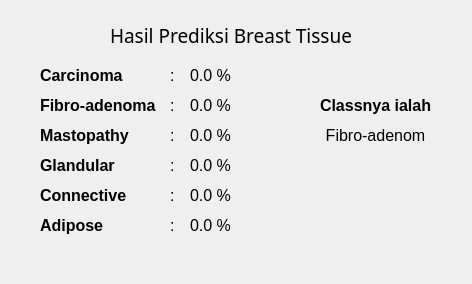
<?xml version="1.0" encoding="UTF-8"?>
<ui version="4.0">
 <class>Dialog</class>
 <widget class="QDialog" name="Dialog">
  <property name="geometry">
   <rect>
    <x>0</x>
    <y>0</y>
    <width>472</width>
    <height>284</height>
   </rect>
  </property>
  <property name="windowTitle">
   <string>Dialog</string>
  </property>
  <widget class="QLabel" name="label">
   <property name="geometry">
    <rect>
     <x>40</x>
     <y>60</y>
     <width>101</width>
     <height>31</height>
    </rect>
   </property>
   <property name="font">
    <font>
     <pointsize>12</pointsize>
     <weight>75</weight>
     <bold>true</bold>
    </font>
   </property>
   <property name="text">
    <string>Carcinoma</string>
   </property>
  </widget>
  <widget class="QLabel" name="label_10">
   <property name="geometry">
    <rect>
     <x>110</x>
     <y>20</y>
     <width>281</width>
     <height>31</height>
    </rect>
   </property>
   <property name="font">
    <font>
     <family>Kristen ITC</family>
     <pointsize>14</pointsize>
    </font>
   </property>
   <property name="text">
    <string>Hasil Prediksi Breast Tissue</string>
   </property>
  </widget>
  <widget class="QLabel" name="label_2">
   <property name="geometry">
    <rect>
     <x>40</x>
     <y>90</y>
     <width>131</width>
     <height>31</height>
    </rect>
   </property>
   <property name="font">
    <font>
     <pointsize>12</pointsize>
     <weight>75</weight>
     <bold>true</bold>
    </font>
   </property>
   <property name="text">
    <string>Fibro-adenoma</string>
   </property>
  </widget>
  <widget class="QLabel" name="label_3">
   <property name="geometry">
    <rect>
     <x>40</x>
     <y>120</y>
     <width>111</width>
     <height>31</height>
    </rect>
   </property>
   <property name="font">
    <font>
     <pointsize>12</pointsize>
     <weight>75</weight>
     <bold>true</bold>
    </font>
   </property>
   <property name="text">
    <string>Mastopathy</string>
   </property>
  </widget>
  <widget class="QLabel" name="label_4">
   <property name="geometry">
    <rect>
     <x>40</x>
     <y>150</y>
     <width>111</width>
     <height>31</height>
    </rect>
   </property>
   <property name="font">
    <font>
     <pointsize>12</pointsize>
     <weight>75</weight>
     <bold>true</bold>
    </font>
   </property>
   <property name="text">
    <string>Glandular</string>
   </property>
  </widget>
  <widget class="QLabel" name="label_5">
   <property name="geometry">
    <rect>
     <x>40</x>
     <y>180</y>
     <width>111</width>
     <height>31</height>
    </rect>
   </property>
   <property name="font">
    <font>
     <pointsize>12</pointsize>
     <weight>75</weight>
     <bold>true</bold>
    </font>
   </property>
   <property name="text">
    <string>Connective</string>
   </property>
  </widget>
  <widget class="QLabel" name="label_6">
   <property name="geometry">
    <rect>
     <x>40</x>
     <y>210</y>
     <width>111</width>
     <height>31</height>
    </rect>
   </property>
   <property name="font">
    <font>
     <pointsize>12</pointsize>
     <weight>75</weight>
     <bold>true</bold>
    </font>
   </property>
   <property name="text">
    <string>Adipose</string>
   </property>
  </widget>
  <widget class="QLabel" name="label_7">
   <property name="geometry">
    <rect>
     <x>170</x>
     <y>60</y>
     <width>16</width>
     <height>31</height>
    </rect>
   </property>
   <property name="font">
    <font>
     <pointsize>12</pointsize>
    </font>
   </property>
   <property name="text">
    <string>:</string>
   </property>
  </widget>
  <widget class="QLabel" name="label_8">
   <property name="geometry">
    <rect>
     <x>170</x>
     <y>90</y>
     <width>16</width>
     <height>31</height>
    </rect>
   </property>
   <property name="font">
    <font>
     <pointsize>12</pointsize>
    </font>
   </property>
   <property name="text">
    <string>:</string>
   </property>
  </widget>
  <widget class="QLabel" name="label_9">
   <property name="geometry">
    <rect>
     <x>170</x>
     <y>120</y>
     <width>16</width>
     <height>31</height>
    </rect>
   </property>
   <property name="font">
    <font>
     <pointsize>12</pointsize>
    </font>
   </property>
   <property name="text">
    <string>:</string>
   </property>
  </widget>
  <widget class="QLabel" name="label_11">
   <property name="geometry">
    <rect>
     <x>170</x>
     <y>150</y>
     <width>16</width>
     <height>31</height>
    </rect>
   </property>
   <property name="font">
    <font>
     <pointsize>12</pointsize>
    </font>
   </property>
   <property name="text">
    <string>:</string>
   </property>
  </widget>
  <widget class="QLabel" name="label_12">
   <property name="geometry">
    <rect>
     <x>170</x>
     <y>180</y>
     <width>16</width>
     <height>31</height>
    </rect>
   </property>
   <property name="font">
    <font>
     <pointsize>12</pointsize>
    </font>
   </property>
   <property name="text">
    <string>:</string>
   </property>
  </widget>
  <widget class="QLabel" name="label_13">
   <property name="geometry">
    <rect>
     <x>170</x>
     <y>210</y>
     <width>16</width>
     <height>31</height>
    </rect>
   </property>
   <property name="font">
    <font>
     <pointsize>12</pointsize>
    </font>
   </property>
   <property name="text">
    <string>:</string>
   </property>
  </widget>
  <widget class="QLabel" name="label_14">
   <property name="geometry">
    <rect>
     <x>190</x>
     <y>60</y>
     <width>71</width>
     <height>31</height>
    </rect>
   </property>
   <property name="font">
    <font>
     <pointsize>12</pointsize>
    </font>
   </property>
   <property name="text">
    <string>0.0 %</string>
   </property>
  </widget>
  <widget class="QLabel" name="label_15">
   <property name="geometry">
    <rect>
     <x>190</x>
     <y>90</y>
     <width>71</width>
     <height>31</height>
    </rect>
   </property>
   <property name="font">
    <font>
     <pointsize>12</pointsize>
    </font>
   </property>
   <property name="text">
    <string>0.0 %</string>
   </property>
  </widget>
  <widget class="QLabel" name="label_16">
   <property name="geometry">
    <rect>
     <x>190</x>
     <y>120</y>
     <width>71</width>
     <height>31</height>
    </rect>
   </property>
   <property name="font">
    <font>
     <pointsize>12</pointsize>
    </font>
   </property>
   <property name="text">
    <string>0.0 %</string>
   </property>
  </widget>
  <widget class="QLabel" name="label_17">
   <property name="geometry">
    <rect>
     <x>190</x>
     <y>150</y>
     <width>71</width>
     <height>31</height>
    </rect>
   </property>
   <property name="font">
    <font>
     <pointsize>12</pointsize>
    </font>
   </property>
   <property name="text">
    <string>0.0 %</string>
   </property>
  </widget>
  <widget class="QLabel" name="label_18">
   <property name="geometry">
    <rect>
     <x>190</x>
     <y>180</y>
     <width>71</width>
     <height>31</height>
    </rect>
   </property>
   <property name="font">
    <font>
     <pointsize>12</pointsize>
    </font>
   </property>
   <property name="text">
    <string>0.0 %</string>
   </property>
  </widget>
  <widget class="QLabel" name="label_19">
   <property name="geometry">
    <rect>
     <x>190</x>
     <y>210</y>
     <width>71</width>
     <height>31</height>
    </rect>
   </property>
   <property name="font">
    <font>
     <pointsize>12</pointsize>
    </font>
   </property>
   <property name="text">
    <string>0.0 %</string>
   </property>
  </widget>
  <widget class="QLabel" name="label_20">
   <property name="geometry">
    <rect>
     <x>320</x>
     <y>90</y>
     <width>131</width>
     <height>31</height>
    </rect>
   </property>
   <property name="font">
    <font>
     <pointsize>12</pointsize>
     <weight>75</weight>
     <bold>true</bold>
    </font>
   </property>
   <property name="text">
    <string>Classnya ialah</string>
   </property>
  </widget>
  <widget class="QLabel" name="label_21">
   <property name="geometry">
    <rect>
     <x>300</x>
     <y>120</y>
     <width>151</width>
     <height>31</height>
    </rect>
   </property>
   <property name="font">
    <font>
     <pointsize>12</pointsize>
    </font>
   </property>
   <property name="text">
    <string>Fibro-adenom</string>
   </property>
   <property name="alignment">
    <set>Qt::AlignCenter</set>
   </property>
  </widget>
 </widget>
 <resources/>
 <connections/>
</ui>
